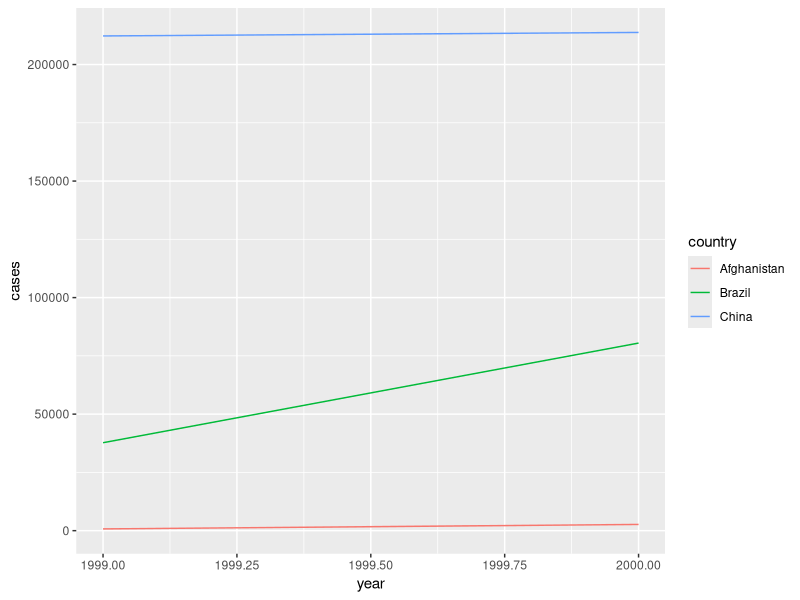

Write R code to recreate this figure.
#### tidy data rules ####
# rule 1: every variable gets its own column
# rule 2: every observation gets its own row
# rule 3: rectangular data

#### Practice ####
library(tidyverse)
# this is nice data
table1 %>% 
  ggplot(aes(x=year, y=cases, color=country)) +
  geom_path()

# in this, cases and population should be separate columns
table2
# made information into a character that looks like a ratio
table3

# use data from type to create cases and population
table2 %>% 
  pivot_wider(names_from=type, values_from=count)
# separate the rate column into cases and population
table3 %>% 
  separate(rate, into=c("cases","population")) 

# two parts, one is cases and the other is population
table4a
table4b
# method 1
a <- table4a %>% 
  pivot_longer(-country, names_to="year",values_to="cases") #-country means all the columns except country
b <- table4b %>% 
  pivot_longer(-country, names_to="year",values_to="population")
full_join(a,b)
# method 2
full_join(
  table4a %>% 
    pivot_longer(-country, names_to="year",values_to="cases"), 
  table4b %>% 
    pivot_longer(-country, names_to="year",values_to="population")
)

# has separate century and year
table5
# combine em
table5 %>% 
  mutate(date=paste0(century,year) %>% as.numeric()) %>% 
#lets you build new columns based on old ones however you want, give a new column name
  select(-century,-year) %>% 
  separate(rate, into=c("cases","population"), convert=TRUE)
  